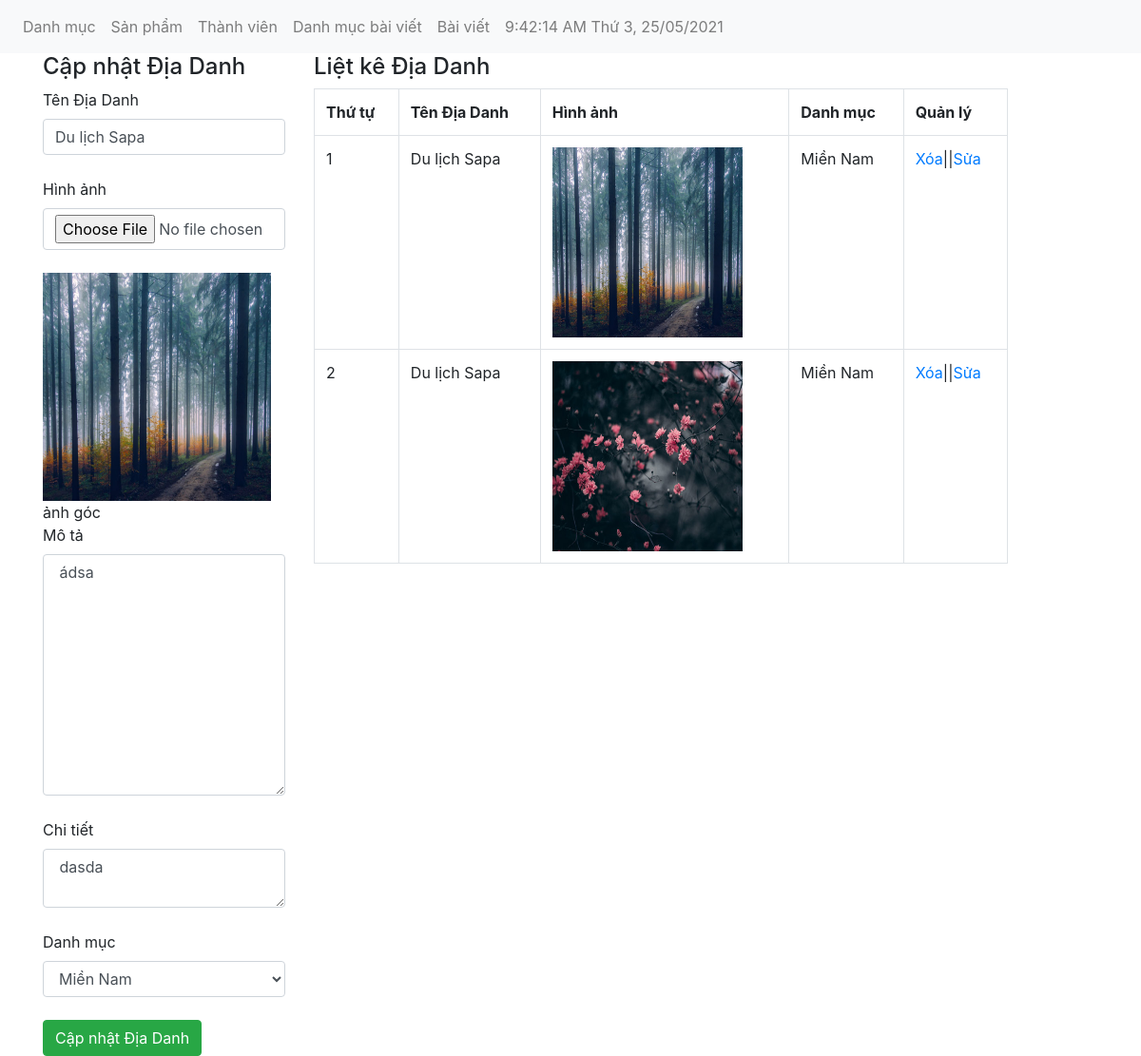
The app's page /admin/dulich.php?quanly=capnhat&capnhat_id=49 with its own data.
### tables this page shows
CREATE TABLE `tbl_dulich` (
  `dulich_id` int(11) NOT NULL,
  `category_id` int(11) NOT NULL,
  `dulich_name` varchar(255) NOT NULL,
  `dulich_chitiet` text NOT NULL,
  `dulich_mota` text NOT NULL,
  `dulich_image` varchar(50) NOT NULL
);

CREATE TABLE `tbl_category` (
  `category_id` int(11) NOT NULL,
  `category_name` varchar(50) NOT NULL
);

### admin/dulich.php (the view, shortened to what this page needs)
<?php include('../db/ketnoi.php'); ?>
<!DOCTYPE html>
<html lang="en">
<head>
    <link href="../css/bootstrap.css" rel="stylesheet" type="text/css" media="all" />
</head>
<body>
<?php include './menutop.php' ?>
    <div class="container">
        <div class="row">
            <?php
                if(isset($_GET['quanly'])=='capnhat'){
                    $id_capnhat = $_GET['capnhat_id'];
                    $sql_capnhat = mysqli_query($con,"SELECT * FROM tbl_dulich WHERE dulich_id = '$id_capnhat'");
                    $row_capnhat = mysqli_fetch_array($sql_capnhat);
                    $id_category_1 = $row_capnhat['category_id'];
                   ?>
                      <div class="col-md-3">
                <h4>Cập nhật Địa Danh</h4>
                <form action="" method="POST" enctype="multipart/form-data">
                    <label>Tên Địa Danh</label>
                    <input type="text" class="form-control" name="tendulich" value="<?php echo $row_capnhat['dulich_name'] ?>"><br>
                    <label>Hình ảnh</label>
                    <input type="file" class="form-control" name="hinhanh" ><br>
                    <img src="../uploads/<?php echo $row_capnhat['dulich_image'] ?>" height="240" width="240"><span>ảnh góc</span><br>
                    <label>Mô tả</label>
                    <textarea class="form-control" rows="10" name="mota"><?php echo $row_capnhat['dulich_mota'] ?></textarea><br>
                    <label>Chi tiết</label>
                    <textarea class="form-control" name="chitiet"><?php echo $row_capnhat['dulich_chitiet'] ?></textarea><br>
                    <label>Danh mục</label>
                    <?php
                        $sql_danhmuc = mysqli_query($con,"SELECT * FROM tbl_category ORDER BY category_id ASC");
                    ?>
                    <select name="danhmuc" class="form-control">
                    <?php
                        while($row_danhmuc = mysqli_fetch_array($sql_danhmuc)){
                            if($id_category_1 == $row_danhmuc['category_id']){
                    ?>
                        <option selected value="<?php echo $row_danhmuc['category_id'] ?>"><?php echo $row_danhmuc['category_name'] ?></option>
                        <?php
                        }else{
                        }
                        ?>
                        <?php
                        }
                        ?>
                    </select><br>
                    <input type="submit" value="Cập nhật Địa Danh" class="btn btn-success" name="themdulich">
                </form>
            </div>
                <?php
                }
                ?>
            <div class="col-md-8">
                <h4>Liệt kê Địa Danh</h4>
                <?php
                $sql_select_sp = mysqli_query($con,"SELECT * FROM tbl_dulich,tbl_category WHERE tbl_dulich.category_id = tbl_category.category_id ORDER BY tbl_dulich.dulich_id ASC");
                ?>
                <table class="table table-bordered">
                    <tr>
                        <th>Thứ tự</th>
                        <th>Tên Địa Danh</th>
                        <th>Hình ảnh</th>
                        <th>Danh mục</th>
                        <th>Quản lý</th>
                    </tr>
                <?php
                    $i = 0;
                    while($row_sp = mysqli_fetch_array($sql_select_sp)){
                    $i++;
                ?>
                        <tr>
                            <td><?php echo $i ?></td>
                            <td><?php echo $row_sp['dulich_name'] ?></td>
                            <td><img src="../uploads/<?php echo $row_sp['dulich_image'] ?>" alt="" height="200" width="200"></td>
                            <td><?php echo $row_sp['category_name'] ?></td>
                            <td><a href="?xoa=<?php echo $row_sp['dulich_id'] ?>">Xóa</a>||<a href="dulich.php?quanly=capnhat&capnhat_id=<?php echo $row_sp['dulich_id'] ?>">Sửa</a></td>
                        </tr>
                        <?php
                    }
                    ?>
        </table>
            </div>
        </div>
    </div>
</body>
</html>

### admin/menutop.php (shortened to what this page needs)
<nav class="navbar navbar-expand-lg navbar-light bg-light">
  <div class="collapse navbar-collapse" id="navbarNav">
    <ul class="navbar-nav">
      <li class="nav-item">
        <a class="nav-link" href="danhmuc.php">Danh mục</a>
      </li>
      <li class="nav-item">
        <a class="nav-link" href="dulich.php">Sản phẩm</a>
      </li>
      <li class="nav-item">
        <a class="nav-link" href="thanhvien.php">Thành viên</a>
      </li>
      <li class="nav-item">
        <a class="nav-link" href="danhmucbaiviet.php">Danh mục bài viết</a>
      </li>
      <li class="nav-item">
        <a class="nav-link" href="xulybaiviet.php">Bài viết</a>
      </li>
      <li lass="nav-item">
        <a class="nav-link" href="../index.php" target="_blank">
          <span id="h"></span>
        </a>
      </li>
    </ul>
  </div>
</nav>

### records on screen
tbl_dulich: tendulich "Du lịch Sapa", dulich_image (picture), mota "ádsa", chitiet "dasda", dulich_name "Du lịch Sapa", category.category_name "Miền Nam"
tbl_dulich: dulich_name "Du lịch Sapa", dulich_image (picture), category.category_name "Miền Nam"

### other values on screen
form field danhmuc "Miền Nam"
